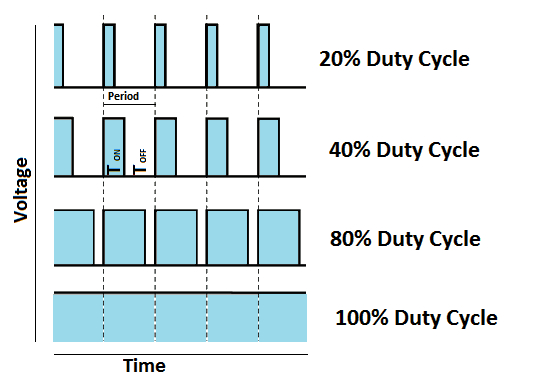
//> input picture informatik2/pictures_md/pwm_2.jpg, 539 x 385 px
$ ./main ../../../informatik2/pictures_md/pwm_2.jpg   (built with g++ and OpenCV 4)
//> lines starting //> are read from the running program, lines starting //| are printed output that depends on the picture; after the words box and inside, x2 and y2 are one past the last pixel; in counts of white or black regions, pixels touching at a corner belong together
/*************************************
   * Marc Schaufelberger *
   * FHGR *
   * 18. SEP 2020 *
   * Principal Component Analysis *
  **************************************/

#include <iostream>

#include <opencv2/opencv.hpp>
#include <opencv2/highgui/highgui.hpp>

int main( int argc, char** argv ) {
    if( argc != 2){
        std::cout <<" Usage: display_image ImageToLoadAndDisplay" << std::endl;
        return -1;
    }

    // Read the file
    cv::Mat img = cv::imread(argv[1], CV_LOAD_IMAGE_GRAYSCALE);
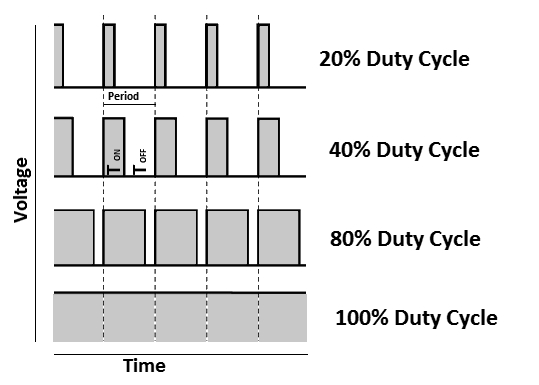
//> img: 385 rows x 539 cols, CV_8UC1; min 0, max 255, mean 232

    // Check for invalid input
    if(! img.data ){
        std::cout <<  "Could not open or find the image" << std::endl ;
        return -1;
    }

    // Save Pixel>0 in matrix locations
    cv::Mat locations;
    cv::findNonZero(img, locations);
//> locations = contour of 200951 points, box (x1, y1, x2, y2) (0, 0, 539, 385), area 0

    // TEIL B

    // transfer to 2x2 matrix
    cv::Mat pcaInput = cv::Mat(locations).reshape(1);
//> pcaInput = 200951 pairs, first value 0 to 538, second value 0 to 384

    // Convert to floating point numbers !! important for reduce
    pcaInput.convertTo(pcaInput, CV_32F);

    // Take mean and convert to vector format
    cv::Mat row_mean;

    // Average value of the two columns
    reduce(pcaInput, row_mean, 0, CV_REDUCE_AVG);
//> row_mean = [269.8, 192.3]
    std::vector<float> centerPoint = std::vector<float>(row_mean);
//> centerPoint = [269.8, 192.3]
    std::cout << "Center: " << row_mean << std::endl;
//| Center: [269.7995, 192.34357]

    // output, image for drawing and display
    cv::Mat dst = img.clone();
    circle(dst, cv::Point(centerPoint[0], centerPoint[1]), 10.0, cv::Scalar(128), 1, 8);
//> dst: 385 rows x 539 cols, CV_8UC1; 56 pixels changed, all inside (x1, y1, x2, y2) = (259, 182, 280, 203)


    // TEIL C
    int num_components = 2;
    // Principal Component Analyse
    cv::PCA pca(pcaInput, cv::Mat(), CV_PCA_DATA_AS_ROW, num_components);


    // TEIL D


    std::vector<float> ePC1 = pca.eigenvectors.row(0);
//> ePC1 = [1, -0.00468]
    // Vector times scale equals lengt of line
    float scale = 60;
    ePC1[0] = ePC1[0]*scale;
//> ePC1 = [60, -0.00468]
    ePC1[1] = ePC1[1]*scale;
//> ePC1 = [60, -0.281]

    cv::Point p1 = cv::Point(centerPoint[0]-(ePC1[0]), centerPoint[1]-(ePC1[1]));
//> p1 = Point(209, 192)
    cv::Point p2 = cv::Point(centerPoint[0]+(ePC1[0]), centerPoint[1]+(ePC1[1]));
//> p2 = Point(329, 192)
    cv::line(dst, p1, p2, cv::Scalar(128), 2);
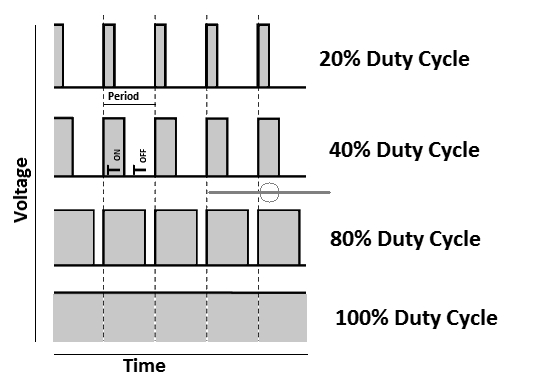
//> dst: 385 rows x 539 cols, CV_8UC1; min 0, max 255, mean 231.7
    std::cout << "Vector : " << ePC1[0] << ", " << ePC1[1] <<std::endl;
//| Vector : 59.9993, -0.281074

    // Create a window for display.
    namedWindow( "Image Original", cv::WINDOW_AUTOSIZE );
    namedWindow( "Image PCA", cv::WINDOW_AUTOSIZE );

    // Show our image inside it.
    imshow( "Image Original", img );
    imshow( "Image PCA", dst );


    // Wait for a keystroke in the window
    cv::waitKey(0);
    return 0;
//> (the program exits here)

$ run again, on informatik2/pictures_md/blockschaltbild.png
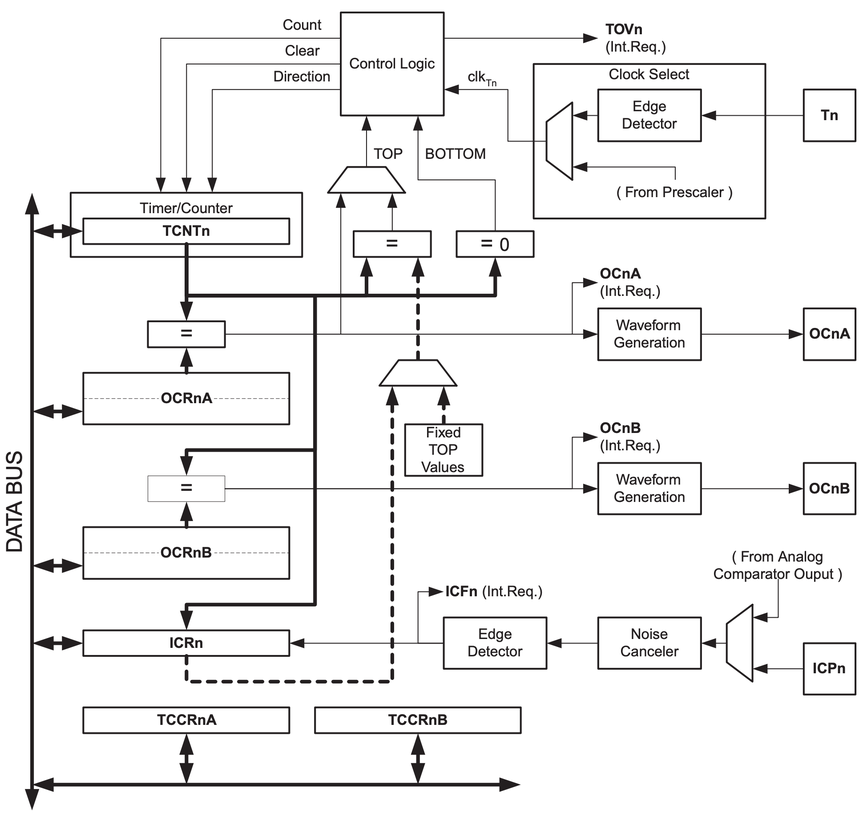
//> input picture informatik2/pictures_md/blockschaltbild.png, 863 x 817 px, shrunk from 1940 x 1836 before the run
//> locations = contour of 704465 points, box (x1, y1, x2, y2) (0, 0, 863, 817), area 0
//> pcaInput = 704465 pairs, first value 0 to 862, second value 0 to 816
//> row_mean = [430.5, 408.1]
//| Center: [430.52563, 408.11127]
//> `std::vector<float> ePC1 = pca.eigenvectors.row(0);`: ePC1 = [1, -0.000253]
//> `ePC1[0] = ePC1[0]*scale;`: ePC1 = [60, -0.000253]
//> `ePC1[1] = ePC1[1]*scale;`: ePC1 = [60, -0.0152]
//> p1 = Point(370, 408)
//> p2 = Point(490, 408)
//> `cv::line(dst, p1, p2, cv::Scalar(128), 2);`:
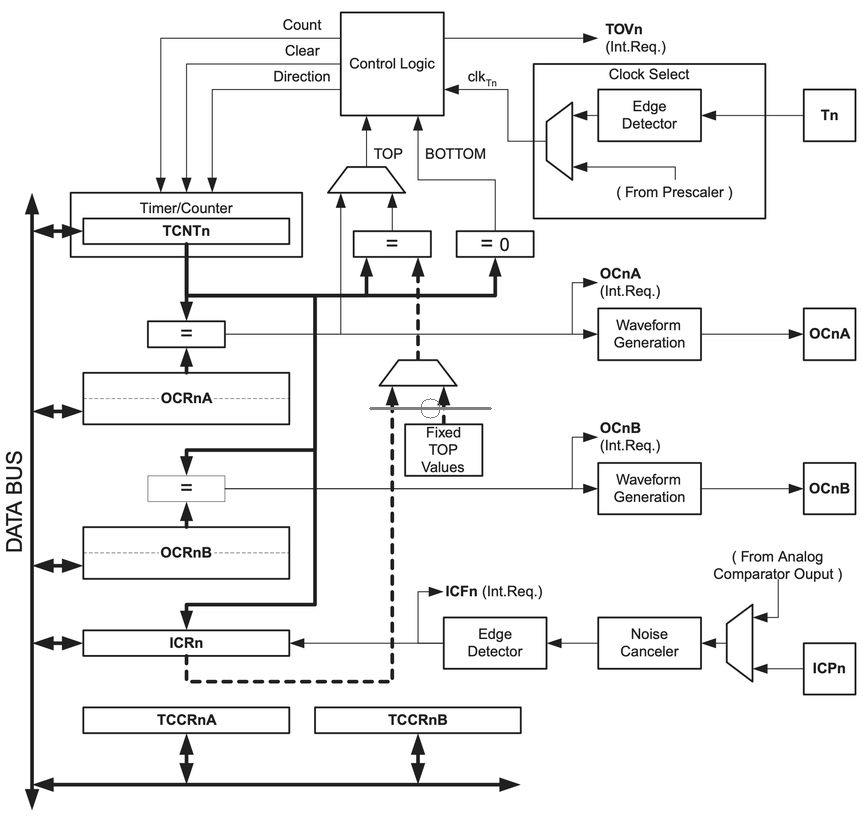
//> dst: 817 rows x 863 cols, CV_8UC1; min 0, max 255, mean 240.6
//| Vector : 60, -0.0152

$ run again, on informatik2/pictures_md/pre.png
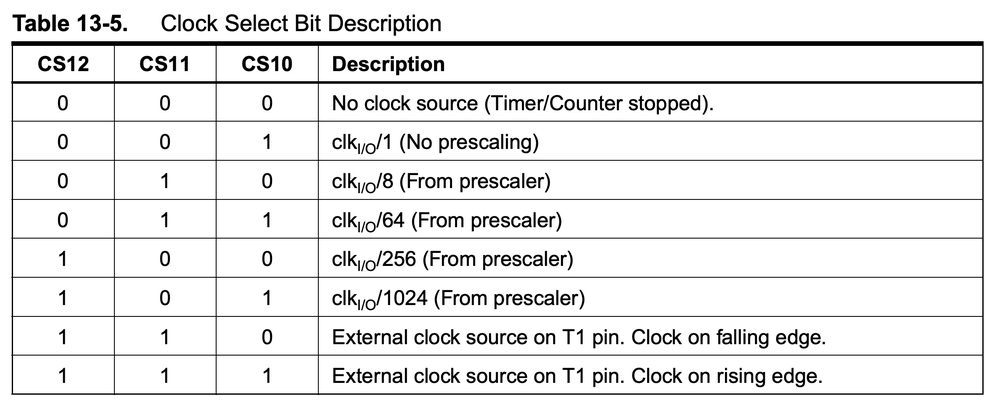
//> input picture informatik2/pictures_md/pre.png, 1000 x 409 px, shrunk from 2378 x 972 before the run
//> locations = contour of 399420 points, box (x1, y1, x2, y2) (0, 0, 1000, 409), area 0
//> pcaInput = 399420 pairs, first value 0 to 999, second value 0 to 408
//> row_mean = [500.9, 205.2]
//| Center: [500.91119, 205.22473]
//> `std::vector<float> ePC1 = pca.eigenvectors.row(0);`: ePC1 = [1, -0.00325]
//> `ePC1[0] = ePC1[0]*scale;`: ePC1 = [60, -0.00325]
//> `ePC1[1] = ePC1[1]*scale;`: ePC1 = [60, -0.195]
//> p1 = Point(440, 205)
//> p2 = Point(560, 205)
//> `cv::line(dst, p1, p2, cv::Scalar(128), 2);`:
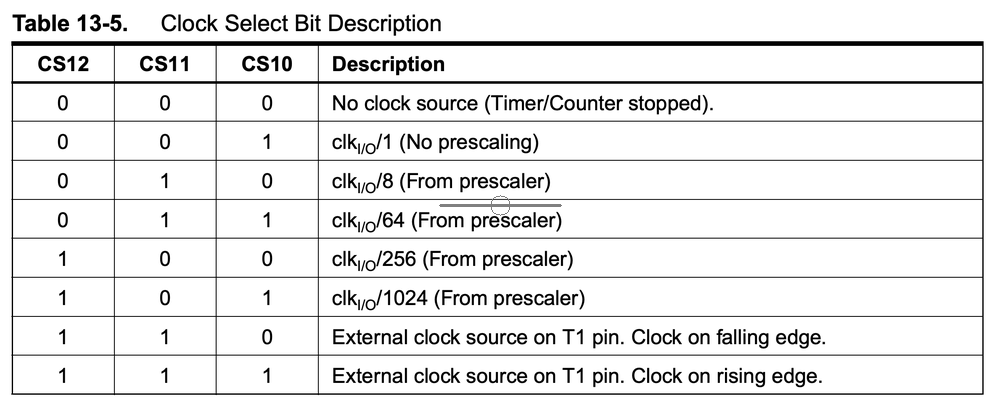
//> dst: 409 rows x 1000 cols, CV_8UC1; min 0, max 255, mean 233.4
//| Vector : 59.9997, -0.194765
